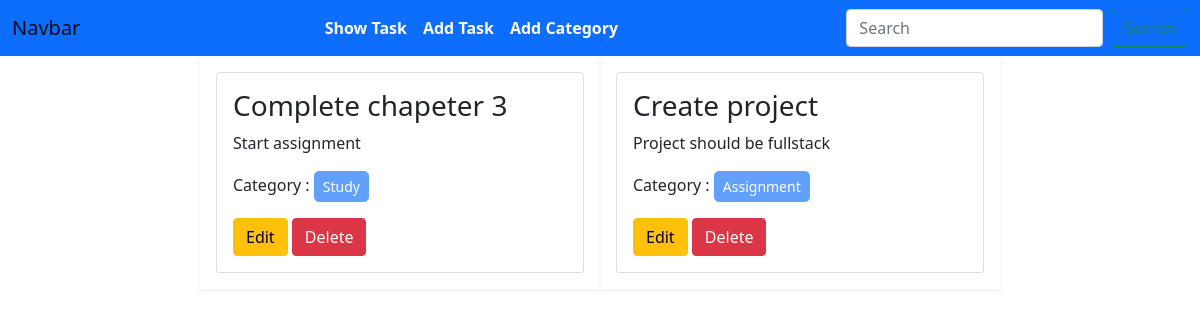
The app's page /, older data.
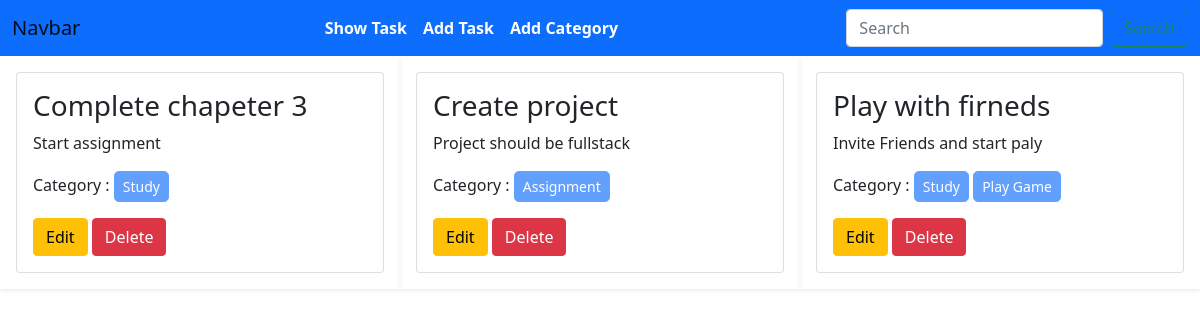
The same page, newer data.
### task/models.py (models this page shows, shortened)
class TaskModel(models.Model):
    taskTitle = models.CharField(max_length=100)
    taskDescription= models.TextField()
    is_completed = models.BooleanField(default=False)
    taskDate = models.DateField( auto_now=False, auto_now_add=False)
    category = models.ManyToManyField(CategoryModel)

### category/models.py (models this page shows, shortened)
class CategoryModel(models.Model):
    categoryName = models.CharField(max_length=100)

### task_management_system/views.py (the view)
# urls.py: 2. Add a URL to urlpatterns:  path('', views.home, name='home')
def home(request):
    data = TaskModel.objects.all()
    return render(request, 'index.html',{'data':data})

### templates/index.html
{% extends "base.html" %}
{%block content%}
    <div class="d-flex flex-wrap justify-content-center px-5m-5">
        {% for task in data %}
            <div class="col-sm-4 p-3 shadow-sm">
                <div class="card">
                    <div class="card-body">
                        <h3 class='card-text'>{{task.taskTitle}}</h3>
                        <p class="card-text">{{task.taskDescription}}</p>
                        <p>
                            Category :
                            {% for cat in task.category.all %}
                                <button class="btn btn-primary btn-sm disabled rounded rounded-3">{{cat.categoryName}}</button>
                            {% endfor%}
                        </p>
                        {%if task.is_completed == False %}
                            <a href="{% url 'edit_task' task.id%}" class='btn btn-warning'>Edit</a>
                            <a href="{% url 'delete_task' task.id%}" class='btn btn-danger'>Delete</a>
                        {% else %}
                            <p class='btn btn-success fw-bold p-2 shadow-lg'>Completed</p>
                        {% endif%}
                    </div>
                </div>
            </div>
        {% endfor %}
    </div>
{% endblock%}

Row changes from the older to the newer data that the page shows:
added TaskModel: taskTitle "Play with firneds", taskDescription "Invite Friends and start paly", is_completed "Edit", CategoryModel (categoryName "Study")
added CategoryModel: categoryName "Play Game", shown under "Play with firneds"
